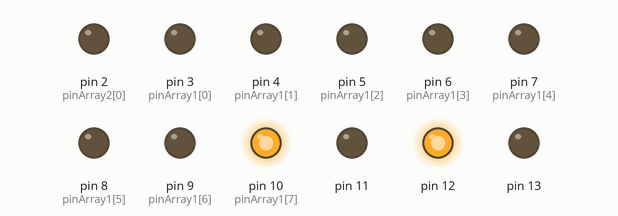
This sketch was run on a simulated Arduino Uno, built with avr-gcc and run on an emulated ATmega328P. On the bench: output pins drawn as LEDs (lit = HIGH). Random numbers use the default seed unless the sketch sets one.

Above: at 4.05 s.
At 6.66 s:
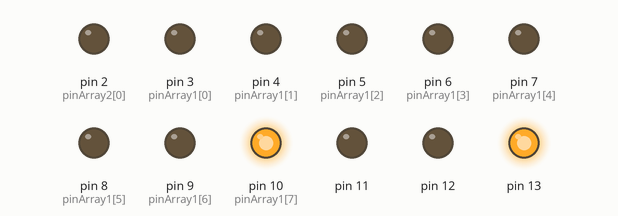
At 15.22 s:
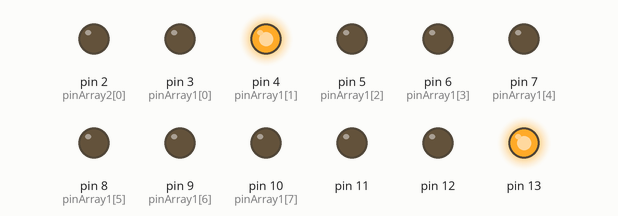
At 26.5 s:
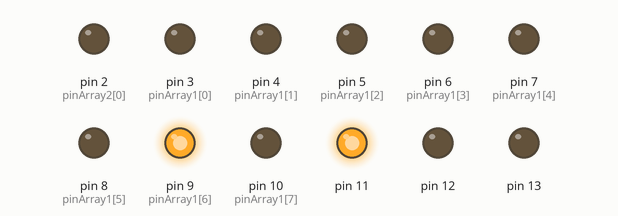
At 32.59 s:
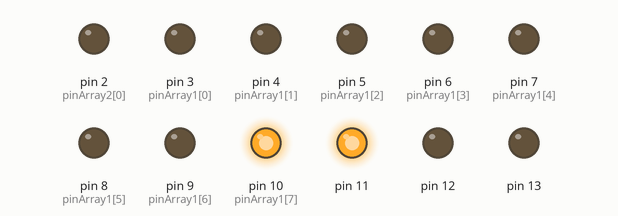
At 38.7 s:
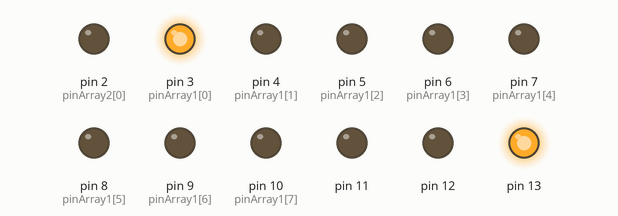
Timing chart, 0 to 40.0 s (numbered marks = the images above):
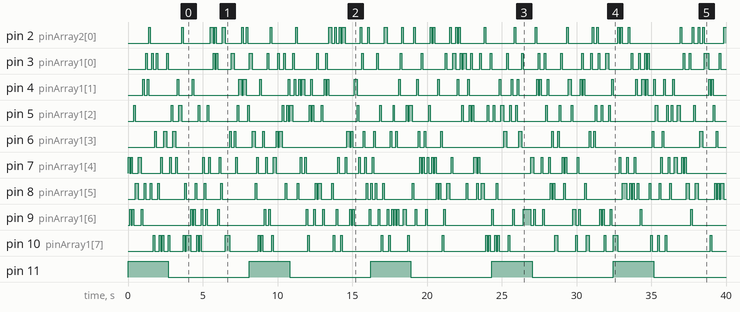

Measured:
- by itself, pin 2 (pinArray2[0]): LOW → HIGH at 1.4 s, → LOW 0.10 s later, → HIGH 2.1 s later, → LOW 0.10 s later, … (73 changes in this stretch)
- by itself, pin 3 (pinArray1[0]): LOW → HIGH at 1.2 s, → LOW 0.10 s later, → HIGH 0.30 s later, → LOW 0.10 s later, … (84 changes in this stretch)
- by itself, pin 4 (pinArray1[1]): LOW → HIGH at 1.0 s, → LOW 0.10 s later, → HIGH 0.20 s later, → LOW 0.10 s later, … (76 changes in this stretch)
- by itself, pin 5 (pinArray1[2]): LOW → HIGH at 0.40 s, → LOW 0.10 s later, → HIGH 2.4 s later, → LOW 0.10 s later, … (78 changes in this stretch)
- by itself, pin 6 (pinArray1[3]): LOW → HIGH at 1.8 s, → LOW 0.10 s later, → HIGH 0.50 s later, → LOW 0.20 s later, … (56 changes in this stretch)
- by itself, pin 7 (pinArray1[4]): LOW → HIGH at 0.00 s, → LOW 0.10 s later, → HIGH 0.10 s later, → LOW 0.10 s later, … (84 changes in this stretch)
- by itself, pin 8 (pinArray1[5]): LOW → HIGH at 0.50 s, → LOW 0.20 s later, → HIGH 0.40 s later, → LOW 0.10 s later, … (84 changes in this stretch)
- by itself, pin 9 (pinArray1[6]): LOW → HIGH at 0.10 s, → LOW 0.10 s later, → HIGH 0.10 s later, → LOW 0.10 s later, … (76 changes in this stretch)

The sketch:

Led_NPN_Rev3_Klad.ino
```cpp
const int pinArray0[] ={2, 3, 4, 5, 6, 7, 8, 9, 10};
const int pinArray1[] ={3, 4, 5, 6, 7, 8, 9, 10};
const int pinArray2[] ={2, 4, 5, 6, 7, 8, 9, 10};
const int pinArray3[] ={2, 3, 5, 6, 7, 8, 9, 10};
const int pinArray4[] ={2, 3, 4, 6, 7, 8, 9, 10};
const int pinArray5[] ={2, 3, 4, 5, 7, 8, 9, 10};
const int pinArray6[] ={2, 3, 4, 5, 6, 8, 9, 10};
const int pinArray7[] ={2, 3, 4, 5, 6, 7, 9, 10};
const int pinArray8[] ={2, 3, 4, 5, 6, 7, 8, 10};
const int pinArray9[] ={2, 3, 4, 5, 6, 7, 8, 9};
const int timer      = 30;
const int t200       = 200;
const int t500       = 500;
int ledState   = 0;
int count      = 0;
long randNumber;

//all pins to output//
void setup()
 {
  randomSeed(analogRead(0));
 {
 for (int i = 2; i <= 13; i++)
 {
  pinMode(i, OUTPUT);
 }
 for (int i = 11; i <= 13; i++)
 {
  digitalWrite(i, LOW);
 }
}}

//Kolom(pinnumber) sets 1 high 8 low//
void Kolom(int number)
 {
 switch (number)
 {
 case 1:
  digitalWrite(2, HIGH);
  for (int i = 0 ; i < 8 ; i++ )    // toegevoegd
  digitalWrite(pinArray1[i], LOW);  //  digitalWrite(pinArray1[8], LOW);
 break;
 case 2:
  digitalWrite(3, HIGH);
  for (int i = 0 ; i < 8 ; i++ )    // toegevoegd
  digitalWrite(pinArray2[i], LOW);   // digitalWrite(pinArray2[8], LOW);
 break;
 case 3:
  digitalWrite(4, HIGH);
  for (int i = 0 ; i < 8 ; i++ )    // toegevoegd
  digitalWrite(pinArray3[i], LOW);   // digitalWrite(pinArray3[8], LOW);
 break;
 case 4:
  digitalWrite(5, HIGH);
  for (int i = 0 ; i < 8 ; i++ )    // toegevoegd
  digitalWrite(pinArray4[i], LOW);    /// digitalWrite(pinArray4[8], LOW);
 break;
 case 5:
  digitalWrite(6, HIGH);
  for (int i = 0 ; i < 8 ; i++ )    // toegevoegd
  digitalWrite(pinArray5[i], LOW);  //   digitalWrite(pinArray5[8], LOW);
 break;
 case 6:
  digitalWrite(7, HIGH);
  for (int i = 0 ; i < 8 ; i++ )    // toegevoegd
  digitalWrite(pinArray6[i], LOW);  // digitalWrite(pinArray6[8], LOW);
 break;
 case 7:
  digitalWrite(8, HIGH);
  for (int i = 0 ; i < 8 ; i++ )    // toegevoegd
  digitalWrite(pinArray7[i], LOW);  //   digitalWrite(pinArray7[8], LOW);
 break;
 case 8:
  digitalWrite(9, HIGH);
  for (int i = 0 ; i < 8 ; i++ )    // toegevoegd
  digitalWrite(pinArray8[i], LOW);  //  digitalWrite(pinArray8[8], LOW);
 break;
 case 9:
  digitalWrite(10, HIGH);
  for (int i = 0 ; i < 8 ; i++ )    // toegevoegd
  digitalWrite(pinArray9[i], LOW);   //  digitalWrite(pinArray9[8], LOW);
 break;
 }
// **************************************************************************
}
void Layer(int number)
 {
 switch (number)
 {
 case 1:
  digitalWrite(11, HIGH);
  digitalWrite(12, LOW);
  digitalWrite(13, LOW);
 break;
 case 2:
  digitalWrite(11, LOW);
  digitalWrite(12, HIGH);
  digitalWrite(13, LOW);
 break;
 case 3:
  digitalWrite(11, LOW);
  digitalWrite(12, LOW);
  digitalWrite(13, HIGH);
 }
}
void loop(){ // ^^^^^^^^^^^^^^^^^^^^^^^^^^^^^^^^^^^^^^^^^^^^^^^^^^^^^^^^^^^^^^^^^^^^^^^^^^
//random gaan er leds branden
//eerst laag voor laag daarna random
// **************************************************************************************************** test

// for ( int i = 1 ; i < 10 ; i++ )
//Kolom(1); Layer(1);
//delay (1000);
//Kolom(2); Layer(1);
//delay (1000);
//}

// **************************************************************************************************** einde test
// hieronder origineel

 Layer(1);
    for (int i = 1; i <= 27 ; i++){   // for (int i = 0; i <= 250; i++) {
randNumber = random(1, 10);           //     randNumber = random(1, 9);
Kolom(randNumber);                    //     Kolom(randNumber);
                                      //     randNumber = random(10,100);
delay(100);                           //     delay(randNumber);
 }
Layer(2);
  for (int i = 1; i <= 27 ; i++) {    // for (int i = 0; i <= 250; i++) {
randNumber = random(1, 10);           //     randNumber = random(1, 9);
Kolom(randNumber);                    //     Kolom(randNumber);
                                      //     randNumber = random(10,100);
delay(100);                           //     delay(randNumber);
  }
Layer(3);
  for (int i = 1; i <= 27 ; i++) {    // for (int i = 0; i <= 250; i++) {
randNumber = random(1, 10);           //     randNumber = random(1, 9);
Kolom(randNumber);                    //     Kolom(randNumber);
                                      //     randNumber = random(10,100);
delay(100);                           //     delay(randNumber);
  }
}  // void loop eind haakje


 // **********************************************************************************************
// 555555555555555555555555555555555555555555555555555555555555555555555555555555555 Hier worden Randoms tegen elkaar uitgespeeld, gaat niet goed

// for (int i = 0; i <= 27 ; i++);       // for (int i = 0; i <= 250; i++);
// {
//randNumber = random(1, 10);           // randNumber = random(1, 9);
//Kolom(randNumber);                    //  Kolom(randNumber);
//randNumber = random(1, 4);            //  randNumber = random(1, 3);
//Layer(randNumber);                    //  Layer(randNumber);
//// randNumber = random(10 || 100);    //  randNumber = random(10 || 100);
//delay(100);                           //  delay(randNumber);
// }

// } // void loop eind haakje  /////////////////////////////////////////////////////////////////////////////////////////

 //************************************************************************************ begin test


 //************************************************************************************einde test
// hieronder origineel comm.
//knight rider effect
//van onder naar boven en terug

//  digitalWrite(pinArray0[9], LOW);
//  Layer(1);
// for (count=0;count<9;count++)
// {
//  digitalWrite(pinArray0[count], HIGH);
//  delay(timer);
//  digitalWrite(pinArray0[count+1], HIGH);
//  delay(timer);
//  digitalWrite(pinArray0[count], LOW);
//  delay(timer*2);
// }
//  Layer(2);
// for (count=9;count>0;count--)
// {
//  digitalWrite(pinArray0[count], HIGH);
//  delay(timer);
//  digitalWrite(pinArray0[count-1], HIGH);
//  delay(timer);
//  digitalWrite(pinArray0[count], LOW);
//  delay(timer*2);
// }
//  Layer(3);
// for (count=0;count<9;count++)
// {
//  digitalWrite(pinArray0[count], HIGH);
//  delay(timer);
//  digitalWrite(pinArray0[count+1], HIGH);
//  delay(timer);
//  digitalWrite(pinArray0[count], LOW);
//  delay(timer*2);
// }
// for (count=9;count>0;count--)
// {
//  digitalWrite(pinArray0[count], HIGH);
//  delay(timer);
//  digitalWrite(pinArray0[count-1], HIGH);
//  delay(timer);
//  digitalWrite(pinArray0[count], LOW);
//  delay(timer*2);
// }
//  Layer(2);
// for (count=0;count<9;count++)
// {
//  digitalWrite(pinArray0[count], HIGH);
//  delay(timer);
//  digitalWrite(pinArray0[count+1], HIGH);
//  delay(timer);
//  digitalWrite(pinArray0[count], LOW);
//  delay(timer*2);
// }
//  Layer(1);
// for (count=9;count>0;count--)
// {
//  digitalWrite(pinArray0[count], HIGH);
//  delay(timer);
//  digitalWrite(pinArray0[count-1], HIGH);
//  delay(timer);
//  digitalWrite(pinArray0[count], LOW);
//  delay(timer*2);
// }
//  Layer(1);
// for (int i = 0; i <= 100; i++);
// {
//  Kolom(1);
//  delay(50);
//  Kolom(2);
//  delay(50);
//  Kolom(3);
//  delay(50);
// }
// for (int i = 0; i <= 100; i++);
// {
//  Kolom(4);
//  delay(50);
//  Kolom(5);
//  delay(50);
//  Kolom(6);
//  delay(50);
// }
// for (int i = 0; i <= 100; i++);
// {
//  Kolom(7);
//  delay(50);
//  Kolom(8);
//  delay(50);
//  Kolom(9);
//  delay(50);
// }
//  Layer(2);
// for (int i = 0; i <= 100; i++);
// {
//  Kolom(1);
//  delay(50);
//  Kolom(2);
//  delay(50);
//  Kolom(3);
//  delay(50);
// }
// for (int i = 0; i <= 100; i++);
// {
//  Kolom(4);
//  delay(50);
//  Kolom(5);
//  delay(50);
//  Kolom(6);
//  delay(50);
// }
// for (int i = 0; i <= 100; i++);
// {
//  Kolom(7);
//  delay(50);
//  Kolom(8);
//  delay(50);
//  Kolom(9);
//  delay(50);
// }
//  Layer(3);
// for (int i = 0; i <= 100; i++);
// {
//  Kolom(1);
//  delay(50);
//  Kolom(2);
//  delay(50);
//  Kolom(3);
//  delay(50);
// }
// for (int i = 0; i <= 100; i++);
// {
//  Kolom(4);
//  delay(50);
//  Kolom(5);
//  delay(50);
//  Kolom(6);
//  delay(50);
// }
// for (int i = 0; i <= 100; i++);
// {
//  Kolom(7);
//  delay(50);
//  Kolom(8);
//  delay(50);
//  Kolom(9);
//  delay(50);
// }
// }
```
